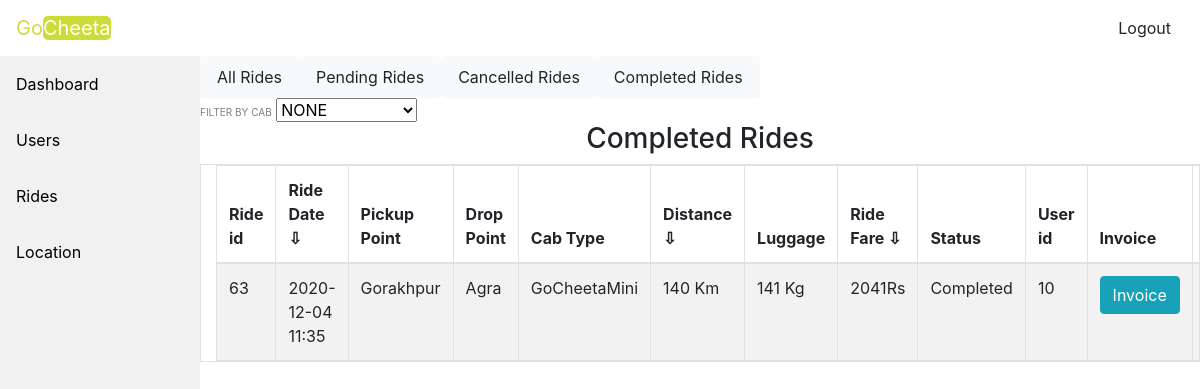
The app's page /acomride.php (signed in) with its own data.
### tables this page shows
CREATE TABLE `ride` (
  `ride_id` int(11) NOT NULL,
  `ride_date` varchar(20) NOT NULL,
  `from_distance` varchar(50) NOT NULL,
  `to_distance` varchar(50) NOT NULL,
  `cab_type` varchar(20) NOT NULL,
  `total_distance` varchar(50) NOT NULL,
  `luggage` varchar(50) NOT NULL,
  `total_fare` varchar(50) NOT NULL,
  `status` int(1) NOT NULL,
  `customer_user_id` int(50) NOT NULL
);

### dbcon.php (called while the page is built, shortened)
<?php
 class dbcon {
    function connect(){
    $this ->conn = mysqli_connect("localhost", "root", "", "gocheeta");
    return $this->conn;
    }
    }
 ?>

### adminwrk.php (called while the page is built, shortened)
<?php
class adminwrk
{
    function comride($conn)
    {
        $sql = "SELECT * FROM ride WHERE status=2";
        $result = $conn->query($sql);
        $appr=array();
        while($row = $result->fetch_assoc()){
            array_push($appr, $row);
        }
        return $appr;
    }
}
?>

### acomride.php (the view, shortened to what this page needs)
<?php
include('adhead.php');
if($_SESSION['userdata']['is_admin']==1){
include('adsidebar.php');
?>
<nav class="nav nav-pills nav-justified col-sm-10">
    <a class="nav-link btn btn-light " href="allrides.php">All Rides</a>
    <a class="nav-link btn btn-light " href="apenride.php" >Pending Rides</a>
    <a class="nav-link btn btn-light " href="acanride.php" >Cancelled Rides</a>
    <a class="nav-link btn btn-light " href="acomride.php">Completed Rides</a>
  </nav>
  <div id="drp" class="row">
  <div class="mr-2" id="cfilt">
  <label for="filter">FILTER BY CAB</label>
  <select name="cfil" id="cfil">
  <option value="" selected>NONE</option>
  </select>
  </div>
  </div>
  <div id="comr">
<h3 class="text-center">Completed Rides</h3>
  <table id='tbl3' class="container-fluid col-lg-10 mr-lg-2 table table-responsive table-hover table-bordered table-striped">
      <thead>
          <th>Ride id</th>
          <th onclick="sortTable(1,tbl3)">Ride Date ⇩</th>
          <th>Pickup Point</th>
          <th>Drop Point</th>
          <th>Cab Type</th>
          <th onclick="sortTablen(5,tbl3)">Distance ⇩</th>
          <th>Luggage</th>
          <th onclick="sortTablen(7,tbl3)">Ride Fare ⇩</th>
          <th>Status</th>
          <th>User id</th>
          <th>Invoice</th>
          <th>Delete</th>
      </thead>
      <tbody id="tbl3c">
      <?php
          $adm = new adminwrk();
          $admc = new dbcon();
          $com = $adm->comride($admc->connect());
          foreach($com as $key=>$val)
          {
            echo "<tr><td>".$val['ride_id']."</td><td>".$val['ride_date']."</td><td>".$val['from_distance']."</td><td>".$val['to_distance']."</td><td>".$val['cab_type']."</td><td>".$val['total_distance']." Km</td><td>".$val['luggage']." Kg</td><td>".$val['total_fare']."Rs</td><td>";
            if($val['status']==2)
            {
              echo "Completed</td>";
            }
            echo  "<td>".$val['customer_user_id']."</td>";
            echo "<td><a class='btn btn-info' href='invoice.php?id=".$val['ride_id']."'>Invoice</a></td>";
            echo "<td><a class='btn btn-danger' onClick=\"javascript: return confirm('Please confirm deletion');\" href='acomride.php?action=no&id=".$val['ride_id']."'>Delete</a></td></tr></tr>";
          }
      ?>
      </tbody>
  </table>
</div>
<?php }
       else{
         echo '<h1 class="text-center text-weight-bold text-dark">You Are not Authorised</h1>';
       }
include('adfoot.php'); ?>

### style.css (style rules this page uses)
label { font-size: 10px; margin: auto; padding: auto; color: grey; }
th { cursor: pointer; }

### records on screen
ride: ride_id "63", ride_date "2020-12-04 11:35", from_distance "Gorakhpur", to_distance "Agra", cab_type "GoCheetaMini", total_distance "140", luggage "141", total_fare "2041", status "Completed", customer_user "10"
